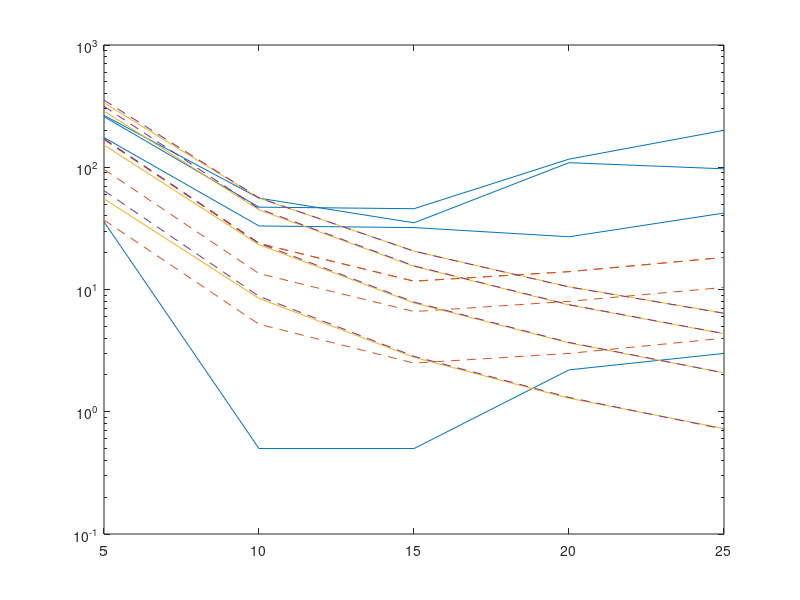

This figure's MATLAB source: (Note: this script raises an error after producing the figure.)
CDT = [1.5 2.0 2.5 3.0];
SamD=[
  5 336.36 0.1 353.79  288.06 0.08 315  151.9 0.07 171.14  55.17 0.05 64.35
  10 55.97 0.04 56.19  44.81 0.03 45.77  23.25 0.03 23.93  8.46 0.02 8.8
  15 20.59 0.02 20.57  15.47 0.02 15.61  7.77 0.02 7.89  2.79 0.01 2.84
  20 10.52 0.02 10.49  7.47 0.01 7.52  3.66 0.01 3.69  1.29 0.01 1.31
  25 6.41 0.01 6.39  4.35 0.01 4.36  2.08 0.01 2.08  0.73 0.01 0.72];
BanD=[
   5 259.6 1.14 168.9 265.8 1.04 168.9 175.2 0.78 96 35.8 0.62 37 
  10 47.18 1.12 23.8 55.9 0.96 23.8 33.1 0.46 13.5 0.5 0.08 5.2 
  15 45.8 1.13 11.7 35.1 1.32 11.7 32.1 0.68 6.6 0.5 0.10 2.5 
  20 116.5 3.46 14 109 1.67 14 27 0.66 8 2.2 0.29 3 
  25 200.4 3.72 18.3 97.1 3.0 18.3 42.2 0.78 10.4 3 0.30 4];


Sam.f   = repmat([SamD(:,1);NaN],[length(CDT),1]);
nFWHM=5;
tmp=repmat(CDT,[nFWHM+1,1]);
Sam.cdt = tmp(:);
Ban=Sam;
Sam.EnMC  = [SamD(:,2);NaN;SamD(:,5);NaN;SamD(:,8);NaN;SamD(:,11);NaN];
Sam.SDnMC = [SamD(:,3);NaN;SamD(:,6);NaN;SamD(:,9);NaN;SamD(:,12);NaN];
Sam.EEC   = [SamD(:,4);NaN;SamD(:,7);NaN;SamD(:,10);NaN;SamD(:,13);NaN];

Ban.EnMC  = [BanD(:,2);NaN;BanD(:,5);NaN;BanD(:,8);NaN;BanD(:,11);NaN];
Ban.SDnMC = [BanD(:,3);NaN;BanD(:,6);NaN;BanD(:,9);NaN;BanD(:,12);NaN];
Ban.EEC   = [BanD(:,4);NaN;BanD(:,7);NaN;BanD(:,10);NaN;BanD(:,13);NaN];

h=semilogy(Ban.f,Ban.EnMC,'-',Ban.f,Ban.EEC,'--',...
               Sam.f,Sam.EnMC,'-',Sam.f,Sam.EEC,'--');
ThickLine(3)
BigFont
% set(h(1:2),'color',def_col('red'))
% set(h(3:4),'color',def_col('blue'))
% legend({'Bansal: MC E(Size)','Bancal: RFT E(Size)',...
%         'MC E(Size)','RFT E(Size)'})
% xlabel('FWHM')
% ylabel('Number of clusters')
% title('Expected Number of Clusters')
% export_fig('BansalSizeCDTall','-pdf')

for i=1:length(CDT)
    cdt=CDT(i)

    I = Sam.cdt==cdt;
    Lines = str2mat('-','-.','--',':');
    Col=get(gca,'colororder');
    h=semilogy(Ban.f(I),Ban.EnMC(I),'-',Ban.f(I),Ban.EEC(I),'--o',...
               Sam.f(I),Sam.EnMC(I),'-',Sam.f(I),Sam.EEC(I),'--o');
    ThickLine(3)
    BigFont
    set(h(1:2),'Color',Col(1,:))
    set(h(3:4),'Color',Col(2,:))
    if CDT(i) > 2.5
        legend({'BP: MC E(Cluster Size)','Bansal: RFT E(Cluster Size)',...
            'MC E(Cluster Size)','RFT E(Cluster Size)'})
    end
    xlabel('Applied FWHM (per voxel)')
    ylabel('Number of clusters')
    title(['Expected Number of Clusters - CDT ' num2str(cdt)])
    export_fig(['BansalSizeCDT' num2str(cdt)],'-pdf')
end
    


